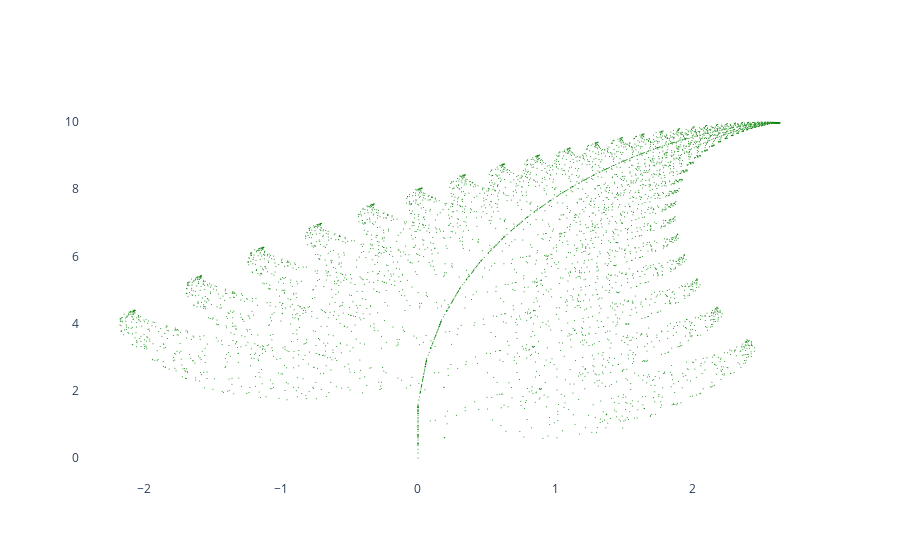

This figure's notebook cell:
### Code cell
fig = go.Figure(data=go.Scatter(x=df['X'], y=df['Y'], mode='markers', 
                                marker=dict(color='Green',
                                            size=1)
                               )
               )
fig.update_layout({
'plot_bgcolor': 'rgba(0, 0, 0, 0)',
'paper_bgcolor': 'rgba(0, 0, 0, 0)',
})
fig.show()

### Figure 1 — Plotly figure (JSON) as saved in the notebook; plotly's stock layout.template omitted (floating-point values rounded to 4 significant figures; data arrays with more than 128 entries replaced by an {"elided": "..."} marker saying what was removed)
{"data": [{"marker": {"color": "Green", "size": 1}, "mode": "markers", "type": "scatter", "x": {"elided": "5000 float values"}, "y": {"elided": "5000 float values"}}], "layout": {"autosize": true, "paper_bgcolor": "rgba(0, 0, 0, 0)", "plot_bgcolor": "rgba(0, 0, 0, 0)", "xaxis": {"autorange": true, "range": [-2.466, 2.933], "type": "linear"}, "yaxis": {"autorange": true, "range": [-0.6961, 10.69], "type": "linear"}}}
